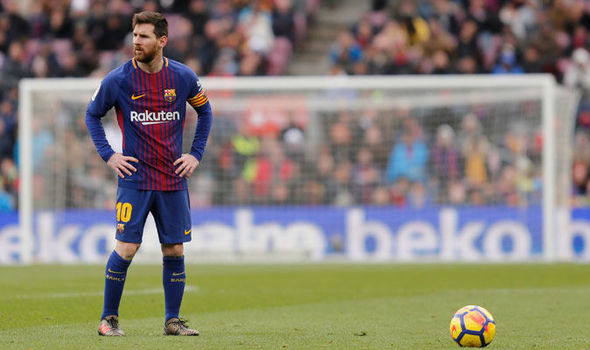
#> input picture messi.jpg, 590 x 350 px
$ python operations_on_img.py
#> lines starting #> are read from the running program, lines starting #| are printed output that depends on the picture
import cv2 as cv
import numpy as np

img = cv.imread('messi.jpg')
#> img is the input picture: shape (350, 590, 3); mean B, G, R 117.9, 128.9, 134.6
print(img.shape)
#| (350, 590, 3)
print(img.size)
#| 619500
print(img.dtype)
#| uint8
b,g,r = cv.split(img)
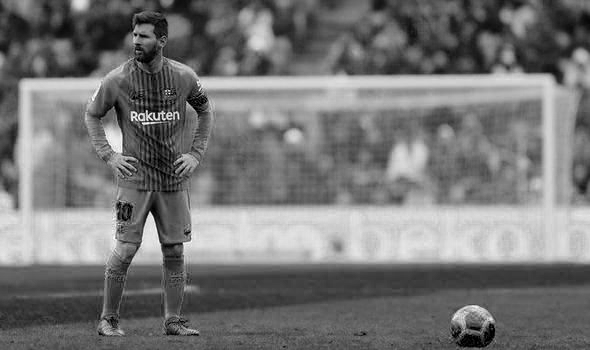
#> b: shape (350, 590); min 0, max 255, mean 117.9
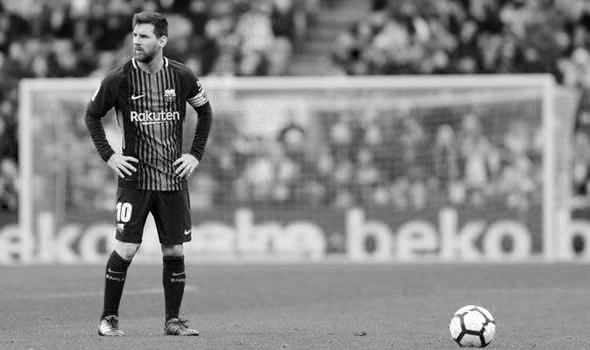
#> r: shape (350, 590); min 0, max 255, mean 134.6
img = cv.merge((b,g,r))
res_img = cv.resize(img, (740,411))
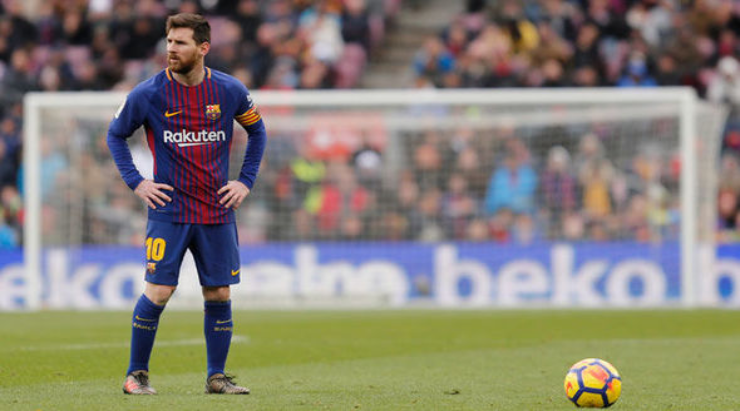
#> res_img: shape (411, 740, 3); mean B, G, R 117.8, 128.7, 134.5

cv.imshow('img', img)
cv.imshow('res_img', res_img)

img1 = cv.imread('test2.jpeg')
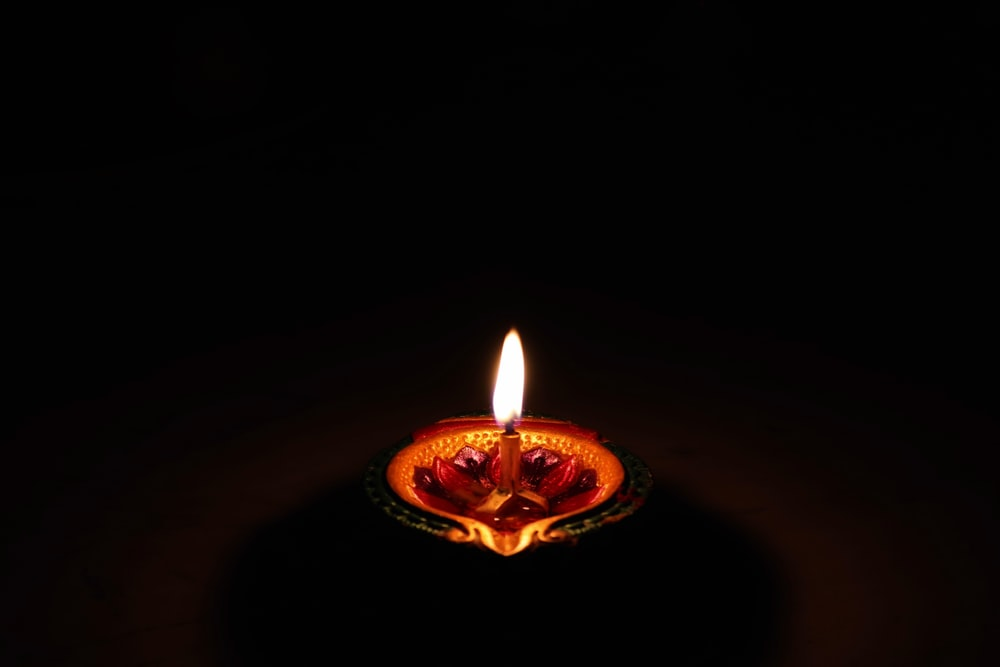
#> input picture test2.jpeg, 1000 x 667 px
#> img1 is the input picture: shape (667, 1000, 3); mean B, G, R 3.4, 5.2, 11.4
img2 = cv.imread('test3.jpg')
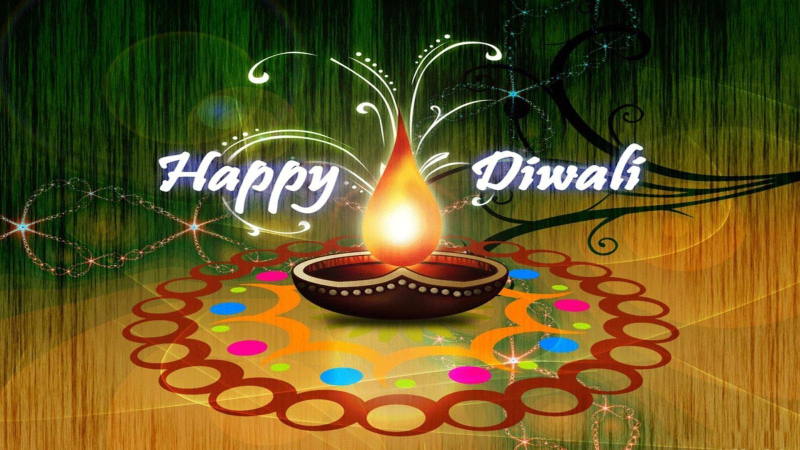
#> input picture test3.jpg, 1600 x 900 px (shown at 1/2 size)
#> img2 is the input picture: shape (900, 1600, 3); mean B, G, R 34.3, 86.3, 103.4

img1 = cv.resize(img1, (512,512))
#> img1: shape (512, 512, 3)
img2 = cv.resize(img2, (512,512))
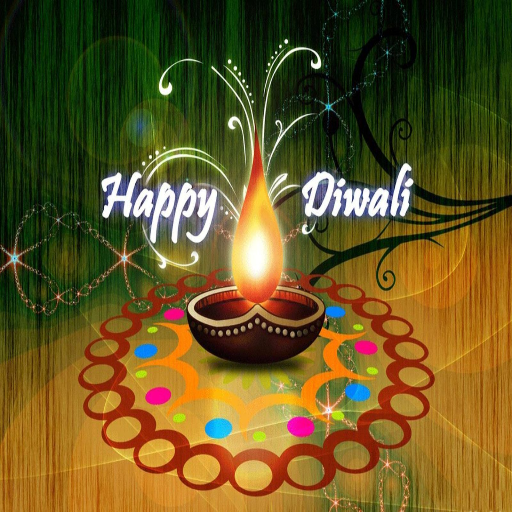
#> img2: shape (512, 512, 3); mean B, G, R 34.2, 86.2, 103.3

#res = cv.add(img1,img2)

res = cv.addWeighted(img1, .7, img2, .1, 3)
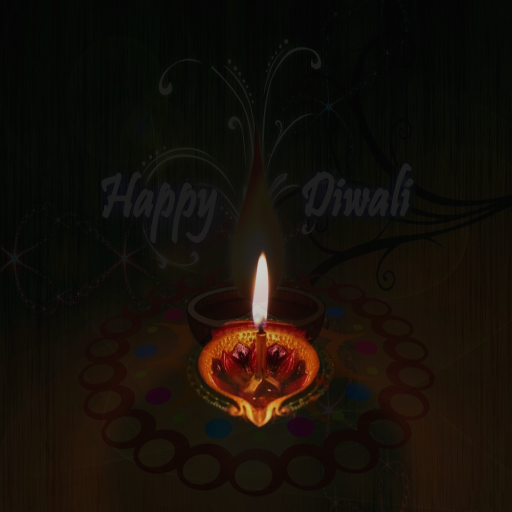
#> res: shape (512, 512, 3); mean B, G, R 8.8, 15.2, 21.3

cv.imshow('res', res)

cv.waitKey(0)
cv.destroyAllWindows()
